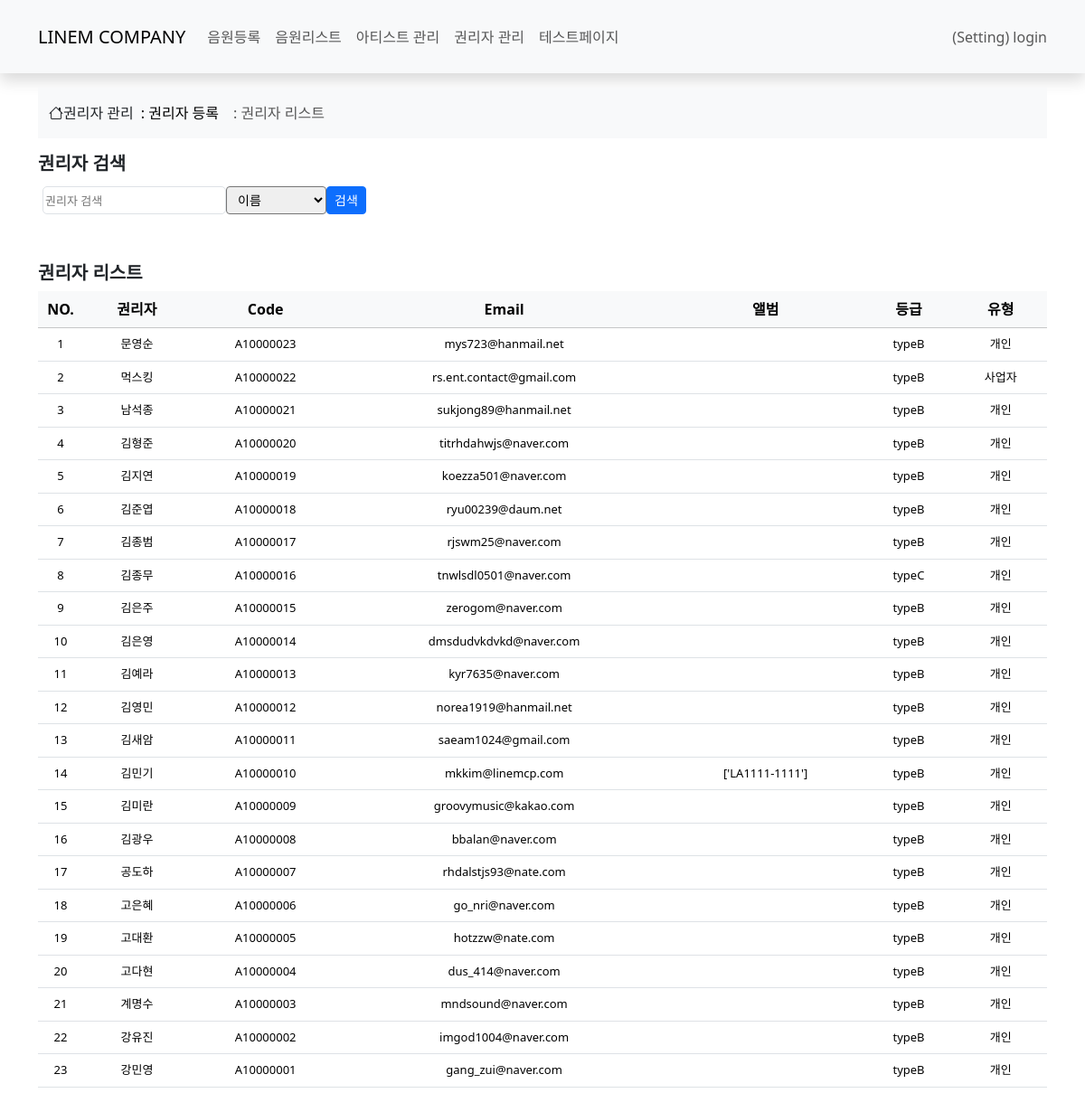
Page /maincms/rightholder_list.html on the committed database.
### maincms/models.py (models this page shows, shortened)
class rightholder_cr(models.Model):
    user_id = models.TextField(blank=True,)
    user_code = models.TextField(blank=True,)
    user_name = models.TextField()
    email = models.TextField()
    phone = models.TextField()
    bank_name = models.TextField(blank=True,)
    account_number = models.TextField(blank=True,)
    account_holder = models.TextField(blank=True,)
    user_level = models.TextField(blank=True,)
    user_type = models.TextField(blank=True,)
    registration_num = models.TextField(blank=True,)
    contract_date = models.TextField(blank=True,)
    expiration_date = models.TextField(blank=True,)
    create_date = models.DateTimeField(auto_now_add=True)
    modify_date = models.DateTimeField(auto_now=True)
    albums = models.JSONField(blank=True,)

### maincms/views.py (the view)
# urls.py: path('rightholder_list.html', views.rightholder_list_view, name='rightholder_view'),
def rightholder_list_view(request):
    query = request.GET.get('q', '')  # 검색어
    field = request.GET.get('field', 'user_name')  # 검색 필드 (기본값: user_name)
    valid_fields = ['user_name', 'email']
    if field not in valid_fields:
        field = 'user_name'
    if query:
        filter_kwargs = {f"{field}__icontains": query}
        rightholder_list = rightholder_cr.objects.filter(**filter_kwargs).order_by('-create_date')
    else:
        rightholder_list = rightholder_cr.objects.order_by('-create_date')
    context = { 'rightholder_list' : rightholder_list, 'query': query, 'field': field, 'valid_fields': valid_fields }
    return render(request, 'maincms/rightholder_list.html' ,context)

### templates/maincms/rightholder_list.html (shortened to what this page needs)
{% extends 'maincms_base.html' %}
{% block content %}
{% include "maincms/navbar.html" %}
<div class="container-lg py-3">
    {% include "maincms/rh_navbar.html" %}
    <h5 class="fw-bold mb-2">권리자 검색</h5>
    <form method="get" action="{% url 'maincms:rightholder_view' %}" class="info-field-start mb-5" style="font-size: 13px;">
        <input type="text" name="q" class="form-tr" placeholder="권리자 검색"
               value="{{ search_query }}">
        <select name="field" class="form-select-sm" style="height: 31px;">
            <option value="user_name" {% if field == "user_name" %}selected{% endif %}>이름</option>
        </select>
        <button type="submit" class="btn btn-primary btn-sm">검색</button>
    </form>
    <h5 class="fw-bold mb-2">권리자 리스트</h5>
    <table class="table">
        <thead class="table-light">
            <tr>
            <th scope="col-1" class="text-center" style="width:50px;">NO.</th>
            <th scope="col" class="text-center">권리자</th>
            <th scope="col" class="text-center">Code</th>
            <th scope="col" class="text-center">Email</th>
            <th scope="col" class="text-center">앨범</th>
            <th scope="col" class="text-center">등급</th>
            <th scope="col" class="text-center">유형</th>
            </tr>
        </thead>
        <tbody>
            {% if rightholder_list %}
            {% for p in rightholder_list %}
            <tr style="font-size: 13px;">
                <td class="text-center">{{ forloop.counter }}</td>
                <td class="text-center">{{ p.user_name }}</td>
                <td class="text-center">{{ p.user_code }}</td>
                <td class="text-center">{{ p.email }}</td>
                <td class="text-center">{{ p.albums }}</td>
                <td class="text-center">{{ p.user_level }}</td>
                <td class="text-center">{{ p.user_type }}</td>
            </tr>
            {% endfor %}
            {% else %}
                <tr><td>데이터 없음</td></tr>
            {% endif %}
        </tbody>
     </table>
</div>
{% endblock %}

### static/maincms.css (style rules this page uses)
div { align-items: center; }
.info-field-start { font-size: 13px; display: flex; padding: 5px; justify-self: left; }
.form-tr { width: 203px; height: 31px; border: 1px, solid #dee2e6; border-radius: 5px; }

### rows in the picture
rightholder_cr: user_name "문영순", user_code "A10000023", email "mys723@hanmail.net", user_level "typeB", user_type "개인"
rightholder_cr: user_name "먹스킹", user_code "A10000022", email "rs.ent.contact@gmail.com", user_level "typeB", user_type "사업자"
rightholder_cr: user_name "남석종", user_code "A10000021", email "sukjong89@hanmail.net", user_level "typeB", user_type "개인"
rightholder_cr: user_name "김형준", user_code "A10000020", email "titrhdahwjs@naver.com", user_level "typeB", user_type "개인"
rightholder_cr: user_name "김지연", user_code "A10000019", email "koezza501@naver.com", user_level "typeB", user_type "개인"
rightholder_cr: user_name "김준엽", user_code "A10000018", email "ryu00239@daum.net", user_level "typeB", user_type "개인"
rightholder_cr: user_name "김종범", user_code "A10000017", email "rjswm25@naver.com", user_level "typeB", user_type "개인"
rightholder_cr: user_name "김종무", user_code "A10000016", email "tnwlsdl0501@naver.com", user_level "typeC", user_type "개인"
rightholder_cr: user_name "김은주", user_code "A10000015", email "zerogom@naver.com", user_level "typeB", user_type "개인"
rightholder_cr: user_name "김은영", user_code "A10000014", email "dmsdudvkdvkd@naver.com", user_level "typeB", user_type "개인"
rightholder_cr: user_name "김예라", user_code "A10000013", email "kyr7635@naver.com", user_level "typeB", user_type "개인"
rightholder_cr: user_name "김영민", user_code "A10000012", email "norea1919@hanmail.net", user_level "typeB", user_type "개인"
rightholder_cr: user_name "김새암", user_code "A10000011", email "saeam1024@gmail.com", user_level "typeB", user_type "개인"
rightholder_cr: user_name "김민기", user_code "A10000010", email "mkkim@linemcp.com", albums "['LA1111-1111']", user_level "typeB", user_type "개인"
rightholder_cr: user_name "김미란", user_code "A10000009", email "groovymusic@kakao.com", user_level "typeB", user_type "개인"
rightholder_cr: user_name "김광우", user_code "A10000008", email "bbalan@naver.com", user_level "typeB", user_type "개인"
rightholder_cr: user_name "공도하", user_code "A10000007", email "rhdalstjs93@nate.com", user_level "typeB", user_type "개인"
rightholder_cr: user_name "고은혜", user_code "A10000006", email "go_nri@naver.com", user_level "typeB", user_type "개인"
rightholder_cr: user_name "고대환", user_code "A10000005", email "hotzzw@nate.com", user_level "typeB", user_type "개인"
rightholder_cr: user_name "고다현", user_code "A10000004", email "dus_414@naver.com", user_level "typeB", user_type "개인"
rightholder_cr: user_name "계명수", user_code "A10000003", email "mndsound@naver.com", user_level "typeB", user_type "개인"
rightholder_cr: user_name "강유진", user_code "A10000002", email "imgod1004@naver.com", user_level "typeB", user_type "개인"
rightholder_cr: user_name "강민영", user_code "A10000001", email "gang_zui@naver.com", user_level "typeB", user_type "개인"
